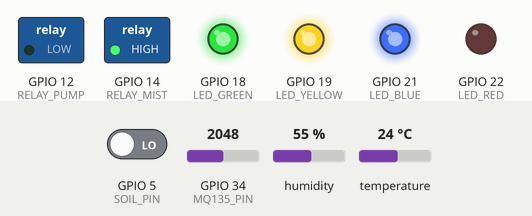
Simulated run of this sketch. Board: ESP32. On the bench: switched loads named in the sketch (green lamp = pin HIGH), output pins drawn as LEDs (lit = HIGH). The test bench sets the inputs (shaded band); at power-on: GPIO 5 (SOIL_PIN) LOW, GPIO 34 (MQ135_PIN) = 2048, humidity 55 %, temperature 24 °C. WiFi joins after 1.5 s; servers stay silent unless stated; uploads are accepted with an empty reply; what the sketch prints to the serial monitor is not drawn.

Above: at 2.7 s.
2.8 s: GPIO 5 (SOIL_PIN) driven HIGH
At 5.2 s:
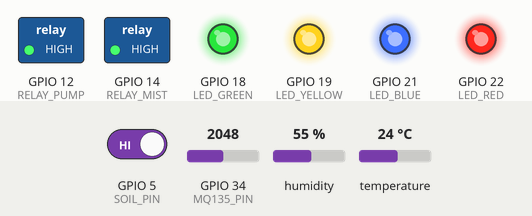
8.0 s: GPIO 34 (MQ135_PIN) set to 1655
11.1 s: GPIO 34 (MQ135_PIN) set to 1545
At 13.6 s:
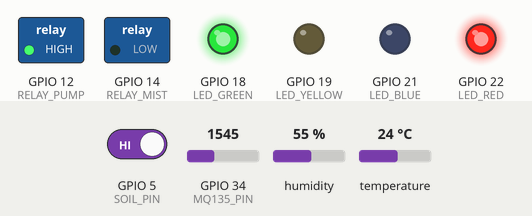
13.9 s: GPIO 34 (MQ135_PIN) set to 1640
At 19.6 s:
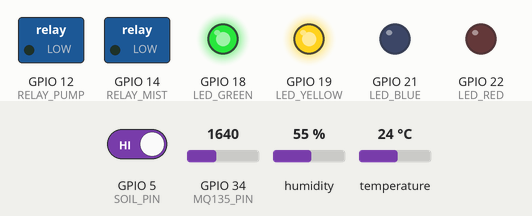
19.7 s: GPIO 34 (MQ135_PIN) set to 1560
At 21.7 s:
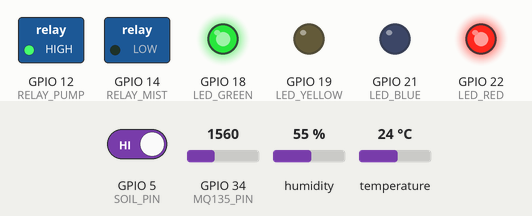
22.2 s: GPIO 5 (SOIL_PIN) driven LOW
At 23.1 s:
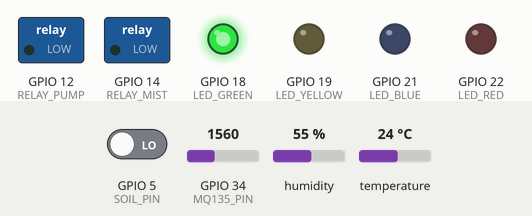
Timing chart, 0 to 25.2 s (numbered marks = the images above; inputs shaded):
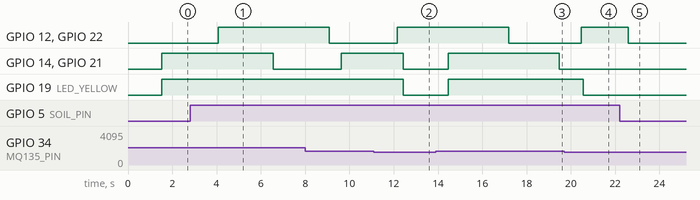

The sketch:

esp_post_to_render.ino
```cpp
// ============================================================
// PlantCare AI — ESP32 DEVKIT V1 FIRMWARE
// ============================================================
#include <WiFi.h>
#include <WiFiClientSecure.h>
#include <DHT.h>

// ─── Pin Definitions (ESP32) ────────────────────────────────
// Sensors
#define DHTPIN        4       // GPIO4
#define SOIL_PIN      5       // GPIO5
#define MQ135_PIN     34      // GPIO34 (ADC1 - Must use ADC1 with Wi-Fi)

// Relays
#define RELAY_PUMP    12      // GPIO12
#define RELAY_MIST    14      // GPIO14

// LEDs
#define LED_GREEN     18      // GPIO18
#define LED_YELLOW    19      // GPIO19
#define LED_BLUE      21      // GPIO21
#define LED_RED       22      // GPIO22

#define DHTTYPE       DHT11

// ─── Wi-Fi & Server ─────────────────────────────────────────
const char* ssid = "APEX";
const char* pass = "apex@403";

const char* SERVER_HOST = "plantcare-ai-mms1.onrender.com";
const uint16_t SERVER_PORT = 443;
const char* SERVER_PATH  = "/api/sensors";
const char* API_KEY      = "HR8PLSCgN/FtzbNTNUo+rJyq0zr5xKKZE/fK7DhzoTE=";
const char* DEVICE_ID    = "esp-balcony-1";

// ─── Timing ─────────────────────────────────────────────────
const unsigned long SENSOR_INTERVAL = 2000UL;
const unsigned long PUSH_INTERVAL   = 5000UL;

const unsigned long RUN_TIME      = 5000UL;  // Start motor for 5 seconds
const unsigned long COOLDOWN_TIME = 3000UL;  // Stop motor for 3 seconds

// ESP32 ADC is 12-bit (0-4095), so thresholds are scaled up from ESP8266 (0-1023)
const int AQI_BAD_THRESHOLD = 1600;
const int AQI_OK_THRESHOLD  = 1200;

// ─── State ──────────────────────────────────────────────────
DHT dht(DHTPIN, DHTTYPE);
WiFiClientSecure secureClient;

unsigned long lastPush       = 0;
unsigned long lastSensorRead = 0;

float lastTemp     = 0.0;
float lastHumidity = 0.0;
int   lastAqi      = 0;
bool  soilIsDry    = false;

enum State { IDLE, RUNNING, COOLDOWN };

State pumpState = IDLE;
unsigned long pumpStateTime = 0;

State mistState = IDLE;
unsigned long mistStateTime = 0;

// ─── Relays ─────────────────────────────────────────────────
void setPump(bool turnOn) {
  digitalWrite(RELAY_PUMP, turnOn ? HIGH : LOW);
  digitalWrite(LED_RED, turnOn ? HIGH : LOW);
  if (turnOn) Serial.println("\n[PUMP] 🟢 ON (Watering for 5s)");
  else Serial.println("\n[PUMP] 🔴 OFF (Paused or Finished)");
}

void setMist(bool turnOn) {
  digitalWrite(RELAY_MIST, turnOn ? HIGH : LOW);
  digitalWrite(LED_BLUE, turnOn ? HIGH : LOW);
  if (turnOn) Serial.println("\n[MIST] 🟢 ON (Misting for 5s)");
  else Serial.println("\n[MIST] 🔴 OFF (Paused or Finished)");
}

// ─── Sensors ────────────────────────────────────────────────
void readSensors() {
  float t = dht.readTemperature();
  float h = dht.readHumidity();
  if (!isnan(t)) lastTemp = t;
  if (!isnan(h)) lastHumidity = h;

  lastAqi = analogRead(MQ135_PIN);

  // High = Dry, Low = Wet
  soilIsDry = (digitalRead(SOIL_PIN) == HIGH);

  Serial.print("[SENSOR] Soil Status: ");
  Serial.println(soilIsDry ? "DRY" : "WET");
}

// ─── Auto Logic ─────────────────────────────────────────────
void autoControl() {
  unsigned long now = millis();

  // --- PUMP LOGIC ---
  if (pumpState == IDLE) {
    if (soilIsDry) {
      pumpState = RUNNING;
      pumpStateTime = now;
      setPump(true);
    }
  }
  else if (pumpState == RUNNING) {
    if (!soilIsDry) {
      pumpState = IDLE;
      setPump(false);
      Serial.println("[LOGIC] Soil is wet! Stopping pump.");
    }
    else if (now - pumpStateTime >= RUN_TIME) {
      pumpState = COOLDOWN;
      pumpStateTime = now;
      setPump(false);
      Serial.println("[LOGIC] 5s finished. Cooling down for 3s.");
    }
  }
  else if (pumpState == COOLDOWN) {
    if (now - pumpStateTime >= COOLDOWN_TIME) {
      pumpState = IDLE;
    }
  }

  // --- MIST LOGIC ---
  bool aqiIsBad = (lastAqi > AQI_BAD_THRESHOLD);

  if (mistState == IDLE) {
    if (aqiIsBad) {
      mistState = RUNNING;
      mistStateTime = now;
      setMist(true);
    }
  }
  else if (mistState == RUNNING) {
    if (!aqiIsBad) {
      mistState = IDLE;
      setMist(false);
    }
    else if (now - mistStateTime >= RUN_TIME) {
      mistState = COOLDOWN;
      mistStateTime = now;
      setMist(false);
    }
  }
  else if (mistState == COOLDOWN) {
    if (now - mistStateTime >= COOLDOWN_TIME) {
      mistState = IDLE;
    }
  }

  digitalWrite(LED_YELLOW, aqiIsBad ? HIGH : LOW);
}

// ─── Cloud ──────────────────────────────────────────────────
void pushToServer() {
  if (!WiFi.isConnected()) return;
  int fakePercentage = soilIsDry ? 20 : 76;
  bool pActive = (pumpState == RUNNING);
  bool mActive = (mistState == RUNNING);

  String payload = "{\"userId\":\"" + String(DEVICE_ID) + "\",\"moisture\":" + String(fakePercentage) + ",\"isPumpActive\":" + String(pActive ? "true" : "false") + ",\"mistActive\":" + String(mActive ? "true" : "false") + ",\"pumpDuration\":0,\"trigger\":\"esp_auto\",\"plantZone\":\"balcony\",\"status\":\"ok\",\"temperature\":" + String(lastTemp, 1) + ",\"aqi\":" + String(lastAqi) + "}";

  secureClient.setInsecure();
  if (secureClient.connect(SERVER_HOST, SERVER_PORT)) {
    String req = String("POST ") + SERVER_PATH + " HTTP/1.1\r\nHost: " + SERVER_HOST + "\r\nContent-Type: application/json\r\nContent-Length: " + String(payload.length()) + "\r\nx-api-key: " + API_KEY + "\r\nConnection: close\r\n\r\n" + payload;
    secureClient.print(req);
    unsigned long timeout = millis() + 1000;
    while (secureClient.connected() && millis() < timeout) {
      while (secureClient.available()) secureClient.read();
    }
    secureClient.stop();
  }
}

// ─── SETUP ──────────────────────────────────────────────────
void setup() {
  Serial.begin(115200);

  pinMode(SOIL_PIN, INPUT);
  pinMode(RELAY_PUMP, OUTPUT);
  pinMode(RELAY_MIST, OUTPUT);
  pinMode(LED_GREEN, OUTPUT);
  pinMode(LED_YELLOW, OUTPUT);
  pinMode(LED_BLUE, OUTPUT);
  pinMode(LED_RED, OUTPUT);

  digitalWrite(RELAY_PUMP, LOW);
  digitalWrite(RELAY_MIST, LOW);
  digitalWrite(LED_GREEN, LOW);
  digitalWrite(LED_YELLOW, LOW);
  digitalWrite(LED_BLUE, LOW);
  digitalWrite(LED_RED, LOW);

  dht.begin();
  readSensors();

  WiFi.begin(ssid, pass);
  while (WiFi.status() != WL_CONNECTED) delay(300);
  digitalWrite(LED_GREEN, HIGH);
}

// ─── LOOP ───────────────────────────────────────────────────
void loop() {
  unsigned long now = millis();
  if (now - lastSensorRead >= SENSOR_INTERVAL) {
    lastSensorRead = now;
    readSensors();
  }
  autoControl();
  if (now - lastPush >= PUSH_INTERVAL) {
    lastPush = now;
    pushToServer();
  }
  delay(50);
}
```

Measured:
- the behaviour switches between 1601 and 1600 on GPIO 34 (MQ135_PIN) (found by bisection; images 1 and 2)
- after the input at 2.8 s, GPIO 12 (RELAY_PUMP), GPIO 22 (LED_RED): LOW → HIGH after 1.3 s
- after the input at 11.1 s, GPIO 14 (RELAY_MIST), GPIO 19 (LED_YELLOW), GPIO 21 (LED_BLUE): HIGH → LOW after 1.3 s
- after the input at 13.9 s, GPIO 14 (RELAY_MIST), GPIO 21 (LED_BLUE): LOW → HIGH after 0.57 s, → LOW 5.0 s later; GPIO 19 (LED_YELLOW): LOW → HIGH after 0.57 s
- after the input at 19.7 s, GPIO 19 (LED_YELLOW): HIGH → LOW after 0.85 s
- after the input at 22.2 s, GPIO 12 (RELAY_PUMP), GPIO 22 (LED_RED): HIGH → LOW after 0.38 s instead of 3.3 s
